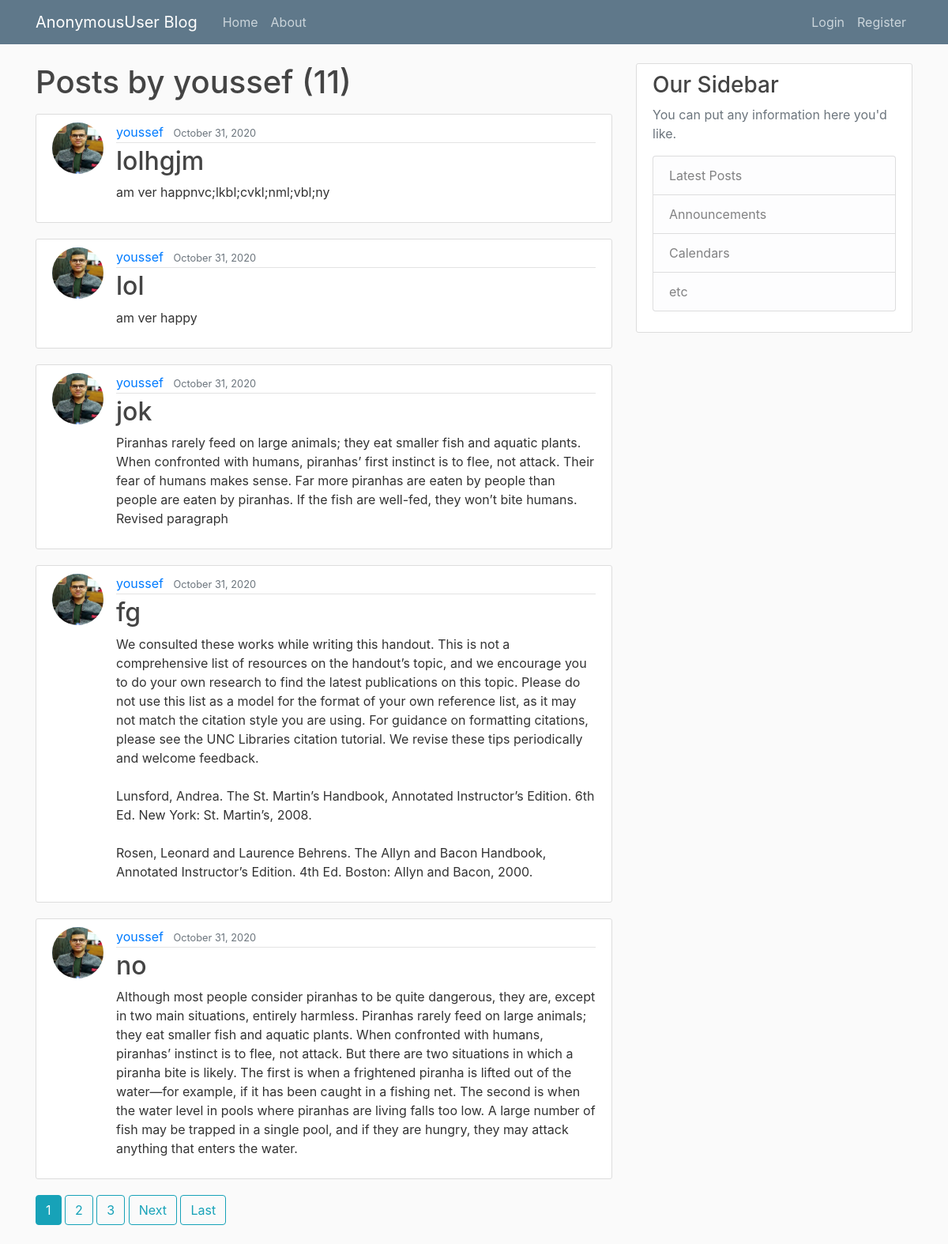
The app's page /user/youssef with its own data.
### blog/models.py (models this page shows, shortened)
class Post(models.Model):
    title = models.CharField(max_length=100)
    content = models.TextField()
    date_posted = models.DateTimeField(default=timezone.now)
    author = models.ForeignKey(User, on_delete=models.CASCADE)

### users/models.py (models this page shows, shortened)
class Profile(models.Model):
    user = models.OneToOneField(User, on_delete=models.CASCADE)
    image = models.ImageField(default='default.jpg', upload_to='profile_pics')

### blog/views.py (the view)
# urls.py: path('user/<str:username>', UserPostListView.as_view(), name='user-posts'),
class UserPostListView(ListView):
    model = Post
    template_name = 'blog/user_posts.html'  # <app>/<model>_<viewtype>.html
    context_object_name = 'posts'
    paginate_by = 5
    def get_queryset(self):
        user = get_object_or_404(User, username=self.kwargs.get('username'))
        return Post.objects.filter(author=user).order_by('-date_posted')

### blog/templates/blog/user_posts.html (shortened to what this page needs)
{% extends "blog/base.html" %}
{% block content %}
    <h1 class="mb-3">Posts by {{ view.kwargs.username }} ({{ page_obj.paginator.count }})</h1>
    {% for post in posts %}
        <article class="media content-section">
          <img class="rounded-circle article-img" src="{{ post.author.profile.image.url }}">
          <div class="media-body">
            <div class="article-metadata">
              <a class="mr-2" href="{% url 'user-posts' post.author.username %}">{{ post.author }}</a>
              <small class="text-muted">{{ post.date_posted|date:"F d, Y" }}</small>
            </div>
            <h2><a class="article-title" href="{% url 'post-detail' post.id %}">{{ post.title }}</a></h2>
            <p class="article-content">{{ post.content }}</p>
          </div>
        </article>
    {% endfor %}
    {% if is_paginated %}
      {% for num in page_obj.paginator.page_range %}
        {% if page_obj.number == num %}
          <a class="btn btn-info mb-4" href="?page={{ num }}">{{ num }}</a>
        {% elif num > page_obj.number|add:'-3' and num < page_obj.number|add:'3' %}
          <a class="btn btn-outline-info mb-4" href="?page={{ num }}">{{ num }}</a>
        {% endif %}
      {% endfor %}
      {% if page_obj.has_next %}
        <a class="btn btn-outline-info mb-4" href="?page={{ page_obj.next_page_number }}">Next</a>
        <a class="btn btn-outline-info mb-4" href="?page={{ page_obj.paginator.num_pages }}">Last</a>
      {% endif %}
    {% endif %}
{% endblock content %}

### blog/static/blog/main.css (style rules this page uses)
body { background: #fafafa; color: #333333; margin-top: 5rem; }
h1, h2, h3, h4, h5, h6 { color: #444444; }
.content-section { background: #ffffff; padding: 10px 20px; border: 1px solid #dddddd; border-radius: 3px; margin-bottom: 20px; }
.article-title { color: #444444; }
.article-content { white-space: pre-line; }
.article-img { height: 65px; width: 65px; margin-right: 16px; }
.article-metadata { padding-bottom: 1px; margin-bottom: 4px; border-bottom: 1px solid #e3e3e3 }

### records on screen
Post: author.profile.image (picture), author "youssef", date_posted "October 31, 2020", title "lolhgjm", content "am ver happnvc;lkbl;cvkl;nml;vbl;ny"
Post: author.profile.image (picture), author "youssef", date_posted "October 31, 2020", title "lol", content "am ver happy"
Post: author.profile.image (picture), author "youssef", date_posted "October 31, 2020", title "jok", content "Piranhas rarely feed on large animals; they eat smaller fish and aquatic plants. When confronted with humans, piranhas’ first instinct is to flee, not attack. Their fear of humans makes sense. Far more piranhas are eaten by people than people are eaten by piranhas. If the fish are well-fed, they won’t bite humans. Revised paragraph"
Post: author.profile.image (picture), author "youssef", date_posted "October 31, 2020", title "fg", content "We consulted these works while writing this handout. This is not a comprehensive list of resources on the handout’s topic, and we encourage you to do your own research to find the latest publications on this topic. Please do not use this list as a model for the format of your own reference list, as it may not match the citation style you are using. For guidance on formatting citations, please see the UNC Libraries citation tutorial. We revise these tips periodically and welcome feedback. Lunsford, Andrea. The St. Martin’s Handbook, Annotated Instructor’s Edition. 6th Ed. New York: St. Martin’s, 2008. Rosen, Leonard and Laurence Behrens. The Allyn and Bacon Handbook, Annotated Instructor’s…"
Post: author.profile.image (picture), author "youssef", date_posted "October 31, 2020", title "no", content "Although most people consider piranhas to be quite dangerous, they are, except in two main situations, entirely harmless. Piranhas rarely feed on large animals; they eat smaller fish and aquatic plants. When confronted with humans, piranhas’ instinct is to flee, not attack. But there are two situations in which a piranha bite is likely. The first is when a frightened piranha is lifted out of the water—for example, if it has been caught in a fishing net. The second is when the water level in pools where piranhas are living falls too low. A large number of fish may be trapped in a single pool, and if they are hungry, they may attack anything that enters the water."

### other values on screen
{{ user }} "AnonymousUser"
{{ view.kwargs.username }} "youssef"
{{ page_obj.paginator.count }} "11"
{{ num }} "1"
{{ num }} "2" "3"
